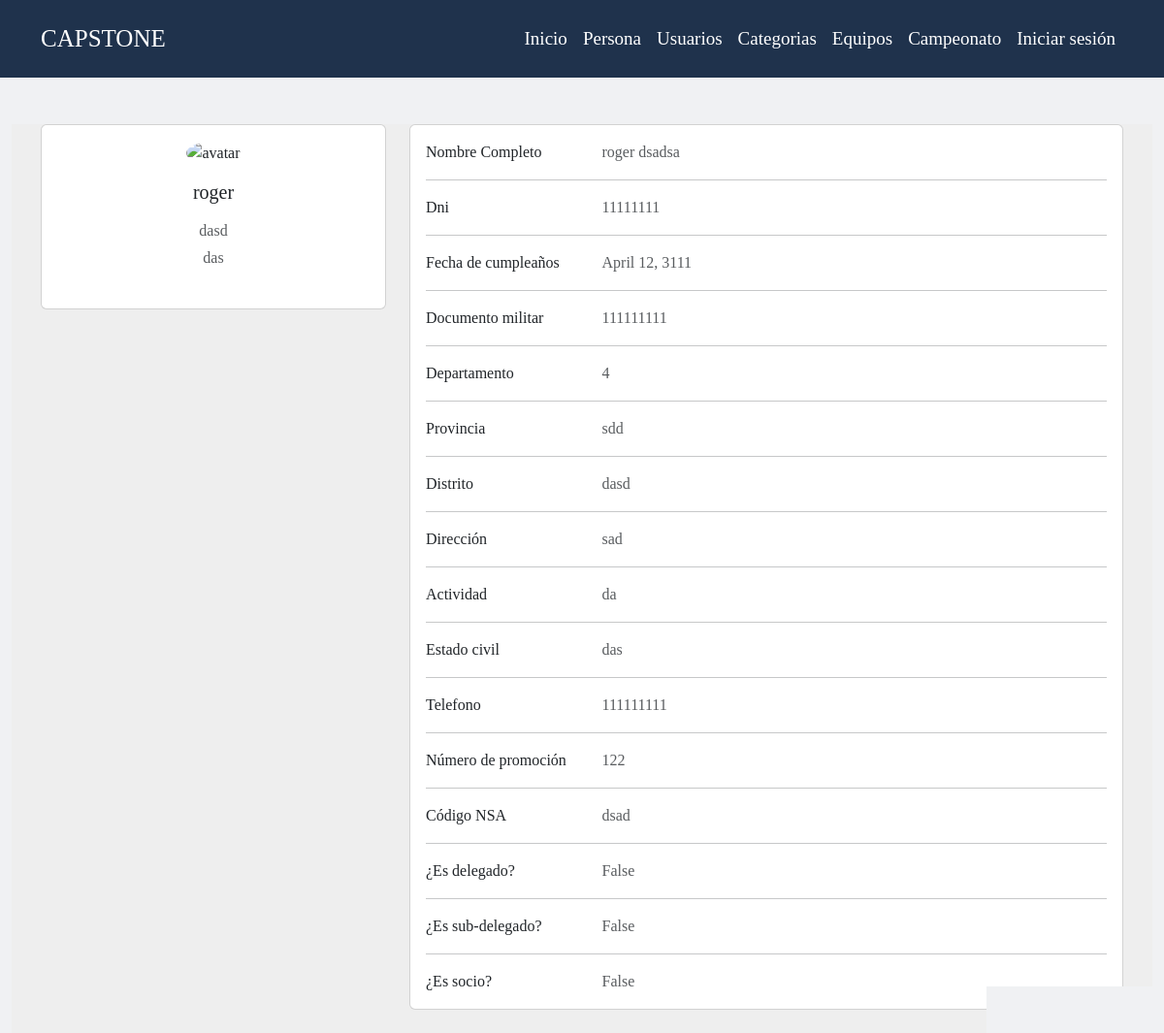
Page /championship/view_person/1/ on the committed database.
### championship/models.py (models this page shows, shortened)
class Person(models.Model):
    name = models.CharField(max_length=30, validators=[validate_str])
    surnames = models.CharField(max_length=30, validators=[validate_str])
    dni = models.PositiveIntegerField(validators=[validate_dni])
    date_created = models.DateTimeField(auto_now_add=True)
    birthdate = models.DateField()
    department = models.IntegerField(
        null=False, blank=False,
        choices=partner_department,
        default=4)
    province = models.CharField(
        max_length=30, blank=False, validators=[validate_str])
    profession = models.CharField(
        max_length=30, blank=True, validators=[validate_str])
    activity = models.CharField(
        max_length=30, blank=True, validators=[validate_str])
    degree_instruction = models.CharField(
        max_length=30, blank=True, validators=[validate_str])
    civil_status = models.CharField(
        max_length=50, blank=True, validators=[validate_str])
    military_card = models.PositiveIntegerField(
        unique=True, null=True, validators=[validate_phone])
    address = models.CharField(max_length=50)
    district = models.CharField(max_length=30)
    phone = models.PositiveIntegerField(validators=[validate_phone])
    num_promotion = models.PositiveIntegerField()
    promotion_delegate = models.BooleanField(default=False)
    promotion_sub_delegate = models.BooleanField(default=False)
    partner = models.BooleanField(default=False)
    NSA_code = models.CharField(max_length=100, blank=True)
    month_promotion = models.CharField(max_length=15, blank=True)
    year_promotion = models.PositiveIntegerField(blank =True)

### championship/views.py (the view)
# urls.py: path('view_person/<int:person_id>/', views.view_person, name='view_person'),
def view_person(request, person_id):
    person = Person.objects.get(id=person_id)
    context = {'person': person}
    return render(request, 'championship/person/view_person.html', context)

### templates/championship/person/view_person.html
{% extends 'layout/main.html' %} {% block content %}
<section style="background-color: #eee">
  <div class="container mt-5">
    <div class="row">
      <div class="col-lg-4">
        <div class="card mb-4">
          <div class="card-body text-center">
            <img
              src="https://mdbcdn.b-cdn.net/img/Photos/new-templates/bootstrap-chat/ava3.webp"
              alt="avatar"
              class="rounded-circle img-fluid"
              style="width: 150px"
            />
            <h5 class="my-3">{{ person.name }}</h5>
            <p class="text-muted mb-1">{{ person.degree_instruction }}</p>
            <p class="text-muted mb-4">{{ person.profession }}</p>
          </div>
        </div>
      </div>
      <div class="col-lg-8">
        <div class="card mb-4">
          <div class="card-body">
            <div class="row">
              <div class="col-sm-3">
                <p class="mb-0">Nombre Completo</p>
              </div>
              <div class="col-sm-9">
                <p class="text-muted mb-0">
                  {{ person.name }} {{ person.surnames }}
                </p>
              </div>
            </div>
            <hr />
            <div class="row">
              <div class="col-sm-3">
                <p class="mb-0">Dni</p>
              </div>
              <div class="col-sm-9">
                <p class="text-muted mb-0">{{ person.dni }}</p>
              </div>
            </div>
            <hr />
            <div class="row">
              <div class="col-sm-3">
                <p class="mb-0">Fecha de cumpleaños</p>
              </div>
              <div class="col-sm-9">
                <p class="text-muted mb-0">{{ person.birthdate }}</p>
              </div>
            </div>
            <hr />
            <div class="row">
              <div class="col-sm-3">
                <p class="mb-0">Documento militar</p>
              </div>
              <div class="col-sm-9">
                <p class="text-muted mb-0">{{ person.military_card }}</p>
              </div>
            </div>
            <hr />
            <div class="row">
              <div class="col-sm-3">
                <p class="mb-0">Departamento</p>
              </div>
              <div class="col-sm-9">
                <p class="text-muted mb-0">{{ person.department }}</p>
              </div>
            </div>
            <hr />
            <div class="row">
              <div class="col-sm-3">
                <p class="mb-0">Provincia</p>
              </div>
              <div class="col-sm-9">
                <p class="text-muted mb-0">{{ person.province }}</p>
              </div>
            </div>
            <hr />
            <div class="row">
              <div class="col-sm-3">
                <p class="mb-0">Distrito</p>
              </div>
              <div class="col-sm-9">
                <p class="text-muted mb-0">{{ person.district }}</p>
              </div>
            </div>
            <hr />
            <div class="row">
              <div class="col-sm-3">
                <p class="mb-0">Dirección</p>
              </div>
              <div class="col-sm-9">
                <p class="text-muted mb-0">{{ person.address }}</p>
              </div>
            </div>
            <hr />
            <div class="row">
              <div class="col-sm-3">
                <p class="mb-0">Actividad</p>
              </div>
              <div class="col-sm-9">
                <p class="text-muted mb-0">{{ person.activity }}</p>
              </div>
            </div>
            <hr />
            <div class="row">
              <div class="col-sm-3">
                <p class="mb-0">Estado civil</p>
              </div>
              <div class="col-sm-9">
                <p class="text-muted mb-0">{{ person.civil_status }}</p>
              </div>
            </div>
            <hr />
            <div class="row">
              <div class="col-sm-3">
                <p class="mb-0">Telefono</p>
              </div>
              <div class="col-sm-9">
                <p class="text-muted mb-0">{{ person.phone }}</p>
              </div>
            </div>
            <hr />
            <div class="row">
              <div class="col-sm-3">
                <p class="mb-0">Número de promoción</p>
              </div>
              <div class="col-sm-9">
                <p class="text-muted mb-0">{{ person.num_promotion }}</p>
              </div>
            </div>
            <hr />
            <div class="row">
              <div class="col-sm-3">
                <p class="mb-0">Código NSA</p>
              </div>
              <div class="col-sm-9">
                <p class="text-muted mb-0">{{ person.NSA_code }}</p>
              </div>
            </div>
            <hr />
            <div class="row">
              <div class="col-sm-3">
                <p class="mb-0">¿Es delegado?</p>
              </div>
              <div class="col-sm-9">
                <p class="text-muted mb-0">{{ person.promotion_delegate }}</p>
              </div>
            </div>
            <hr />
            <div class="row">
              <div class="col-sm-3">
                <p class="mb-0">¿Es sub-delegado?</p>
              </div>
              <div class="col-sm-9">
                <p class="text-muted mb-0">
                  {{ person.promotion_sub_delegate }}
                </p>
              </div>
            </div>
            <hr />
            <div class="row">
              <div class="col-sm-3">
                <p class="mb-0">¿Es socio?</p>
              </div>
              <div class="col-sm-9">
                <p class="text-muted mb-0">{{ person.partner }}</p>
              </div>
            </div>
          </div>
        </div>
      </div>
    </div>
  </div>
</section>
{% endblock content %}

### static/css/index.css (style rules this page uses)
* { margin: 0; padding: 0; box-sizing: border-box; }
body { background-color: #f0f1f3; font-family: "Montserrat"; display: grid; min-height: 100vh; grid-template-rows: auto 1fr auto; }

### rows in the picture
Person: name "roger", degree_instruction "dasd", profession "das", surnames "dsadsa", dni "11111111", birthdate "April 12, 3111", military_card "111111111", department "4", province "sdd", district "dasd", address "sad", activity "da", civil_status "das", phone "111111111", num_promotion "122", NSA_code "dsad", promotion_delegate "False", promotion_sub_delegate "False", partner "False"
